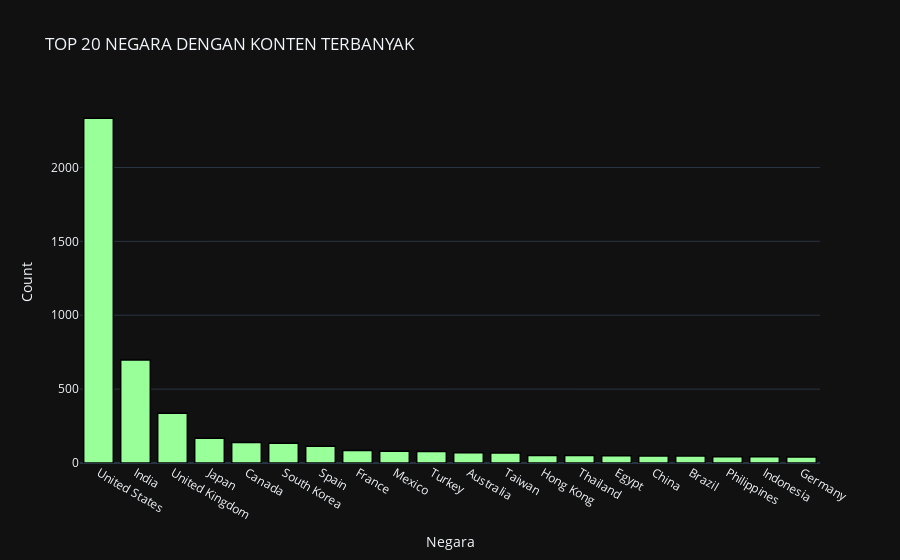

Notebook cell for this chart:
### Markdown cell above
## Negara yang paling banyak menyumbang konten di Netflix

### Code cell
temp_df = df2['country'].value_counts().reset_index()[:20]


trace1 = go.Bar(
                x = temp_df['index'],
                y = temp_df['country'],
                marker = dict(color = 'rgb(153,255,153)',
                              line=dict(color='rgb(0,0,0)',width=1.5)))
layout = go.Layout(template= "plotly_dark",title = 'TOP 20 NEGARA DENGAN KONTEN TERBANYAK' , xaxis = dict(title = 'Negara'), yaxis = dict(title = 'Count'))
fig = go.Figure(data = [trace1], layout = layout)
fig.show()

### Figure 1 — Plotly figure (JSON) as saved in the notebook; plotly's stock layout.template omitted (floating-point values rounded to 4 significant figures)
{"data": [{"marker": {"color": "rgb(153,255,153)", "line": {"color": "rgb(0,0,0)", "width": 1.5}}, "type": "bar", "x": ["United States", "India", "United Kingdom", "Japan", "Canada", "South Korea", "Spain", "France", "Mexico", "Turkey", "Australia", "Taiwan", "Hong Kong", "Thailand", "Egypt", "China", "Brazil", "Philippines", "Indonesia", "Germany"], "y": [2334, 697, 336, 168, 139, 133, 113, 85, 80, 78, 69, 68, 51, 50, 49, 48, 48, 43, 43, 40]}], "layout": {"title": {"text": "TOP 20 NEGARA DENGAN KONTEN TERBANYAK"}, "xaxis": {"title": {"text": "Negara"}}, "yaxis": {"title": {"text": "Count"}}}}
